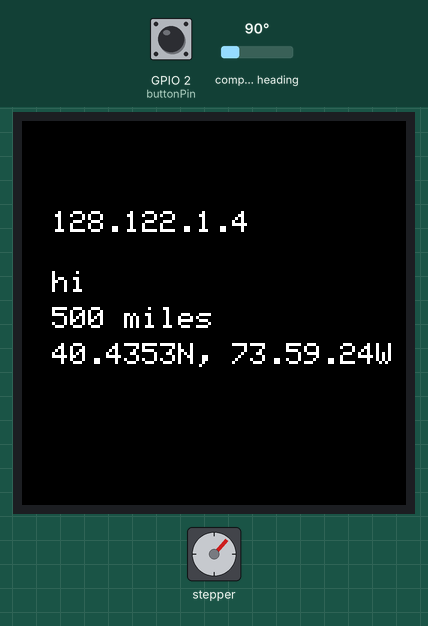
A sketch run on a simulated ESP8266 (NodeMCU). On the bench: 128×128 colour display, stepper motor. The test bench sets the inputs (shaded band); at power-on: GPIO 2 (buttonPin) LOW, compass heading 90°. Stepper angles assume 512 steps per turn; what the sketch prints to the serial monitor is not drawn.

Above: at 1.3 s.
1.4 s: GPIO 2 (buttonPin) pulled HIGH for 0.35 s
At 1.84 s:
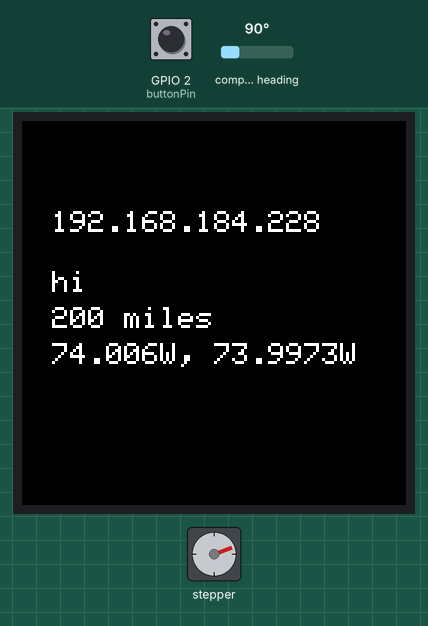
4.1 s: GPIO 2 (buttonPin) pulled HIGH for 1 s
At 4.31 s:
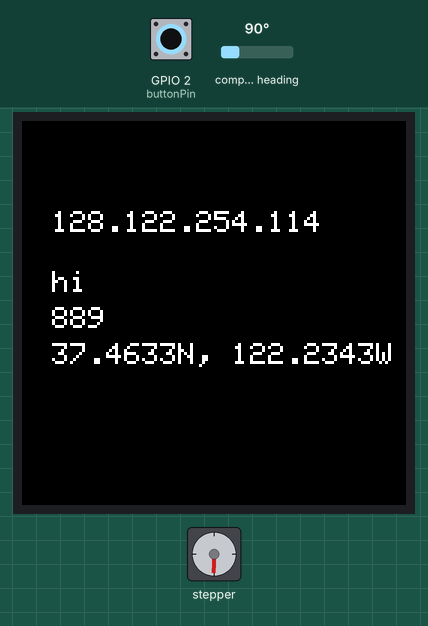
6.6 s: GPIO 2 (buttonPin) pulled HIGH for 0.35 s
At 7.08 s:
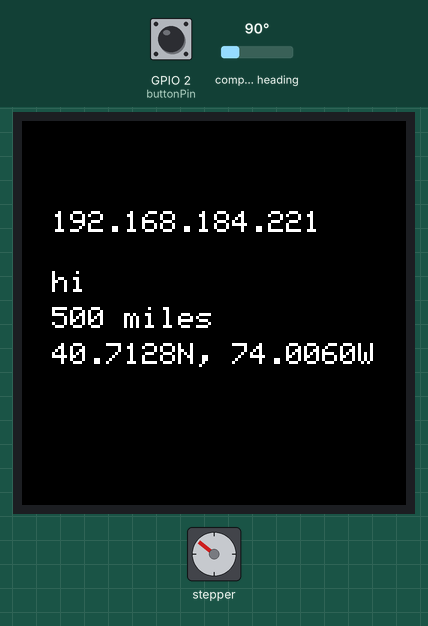
9.3 s: GPIO 2 (buttonPin) pulled HIGH for 3.2 s
At 9.54 s:
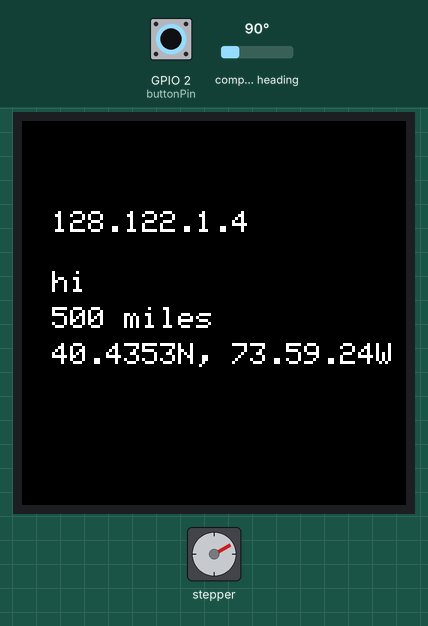
Timing chart, 0 to 18.6 s (numbered marks = the images above; inputs shaded):
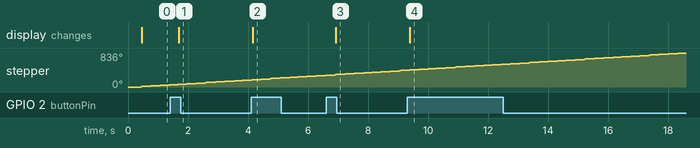

The sketch:

sketch_nov10a.ino
```cpp
//Compass
#include <QMC5883LCompass.h>
#include <Wire.h>
QMC5883LCompass compass;

//LCD
#include <Adafruit_GFX.h>    // Core graphics library
#include <Adafruit_ST7735.h> // Hardware-specific library for ST7735
#include <Adafruit_ST7789.h> // Hardware-specific library for ST7789
#include <SPI.h>

#if defined(ARDUINO_FEATHER_ESP32) // Feather Huzzah32
  #define TFT_CS         14
  #define TFT_RST        15
  #define TFT_DC         32

#elif defined(ESP8266)
  #define TFT_CS         4
  #define TFT_RST        16
  #define TFT_DC         5

#else
  // For the breakout board, you can use any 2 or 3 pins.
  // These pins will also work for the 1.8" TFT shield.
  #define TFT_CS        10
  #define TFT_RST        9 // Or set to -1 and connect to Arduino RESET pin
  #define TFT_DC         8
#endif

// For 1.44" and 1.8" TFT with ST7735 use:
Adafruit_ST7735 tft = Adafruit_ST7735(TFT_CS, TFT_DC, TFT_RST);
float p = 3.1415926;

//Stepper
#include <Stepper.h>
const int stepsPerRevolution = 512;
const int leftStep  = -2;
const int rightStep = 20;
// initialize the stepper library on pins 8 through 11:
Stepper stepper(stepsPerRevolution, 3, 5, 6, 7);

//button
const int buttonPin = 2;
int buttonState = 0;         // variable for reading the pushbutton status
int buttonPrev = 0;
int counter = 0;
String hop[15][5] =  {
  {"128.122.1.4","500 miles", "40.4353N", "73.59.24W", " N"},
  {"192.168.184.228","200 miles","74.006W", "73.9973W", " W"},
  {"128.122.254.114","889","37.4633N", "122.2343W", "E"},
  {"192.168.184.221","500 miles", "40.7128N", "74.0060W", "E"},
  {"192.76.177.202","200 miles","74.006W", "73.9973W", "E"},
  {"128.122.254.109","fd.","37.4633N", "122.2343W", "E"},
//  {"128.122.254.64","dfdf.","37.4633N", "122.2343W", "E"},
//  {"199.109.5.5","500 miles", "40.7128N", "74.0060W", "E"},
//  {"199.109.5.2","200 miles","74.006W", "73.9973W", "E"},
//  {"162.252.70.138",".","37.4633N", "122.2343W", "E"},
//  {"162.252.70.137","500 miles", "40.7128N", "74.0060W", "E"},
//  {"99.82.179.34","200 miles","74.006W", "73.9973W", "E"},
//  {"52.93.28.126","200 miles","74.006W", "73.9973W", "E"},
//  {"52.93.28.100","200 miles","74.006W", "73.9973W", "E"},
//  {"52.93.28.120","You've arrived","74.006W", "73.9973W", "E"}
};

void setup(void) {
  Serial.begin(9600);
  compass.init();
  tft.initR(INITR_144GREENTAB); // Init ST7735R chip, green tab

  stepper.setSpeed(60);

  pinMode(buttonPin, INPUT);
}

void loop() {
    int x, y, z, a, b;
    char myArray[3];

    compass.read();

    a = compass.getAzimuth();
    b = compass.getBearing(a);
    compass.getDirection(myArray, a);

    Serial.print(" Direction: ");
//    Serial.print(myArray[0]);
    Serial.print(myArray[1]);
    Serial.print(myArray[2]);

    Serial.println();

    delay(250);

    String dir = String(myArray[1])+String(myArray[2]);

    tft.setTextWrap(false);
    tft.fillScreen(ST77XX_BLACK);
    tft.setCursor(10, 30);

    buttonState = digitalRead(buttonPin);
//    if(buttonState != button
    if(buttonState != buttonPrev){
      if(buttonState==HIGH){
        Serial.println("HIGHkjkj");
        counter++;

      }
      buttonPrev = buttonState;
      if (counter>3){
        counter = 0;
      }
    }


    tft.println(hop[counter][0]);
    tft.setCursor(10, 50);
    tft.println("hi");
    tft.setCursor(10, 62);
    tft.println(hop[counter][1]);

    tft.setCursor(10, 74);
    tft.println(hop[counter][2] + + ", " + hop[counter][3]);
    tft.setTextColor(ST77XX_WHITE);
    tft.setTextSize(1);

    if (dir != hop[counter][5]){
      stepper.step(rightStep);
      Serial.println("Moving");
      Serial.print(String(hop[counter][5]));
    } else {
//      Serial.println("At North");
    }
}

void tftPrintTest() {
  tft.setTextWrap(false);
  tft.fillScreen(ST77XX_BLACK);
  tft.setCursor(10, 30);
  tft.println("jjjjj!");
  tft.setTextColor(ST77XX_WHITE);
  tft.setTextSize(2);
}
```

Measured:
- after the input at 1.4 s, the display: changes after 0.29 s (image 1)
- after the input at 4.1 s, the display: changes after 0.06 s (image 2)
- after the input at 6.6 s, the display: changes after 0.33 s (image 3)
- after the input at 9.3 s, the display: changes after 0.10 s (image 4)
